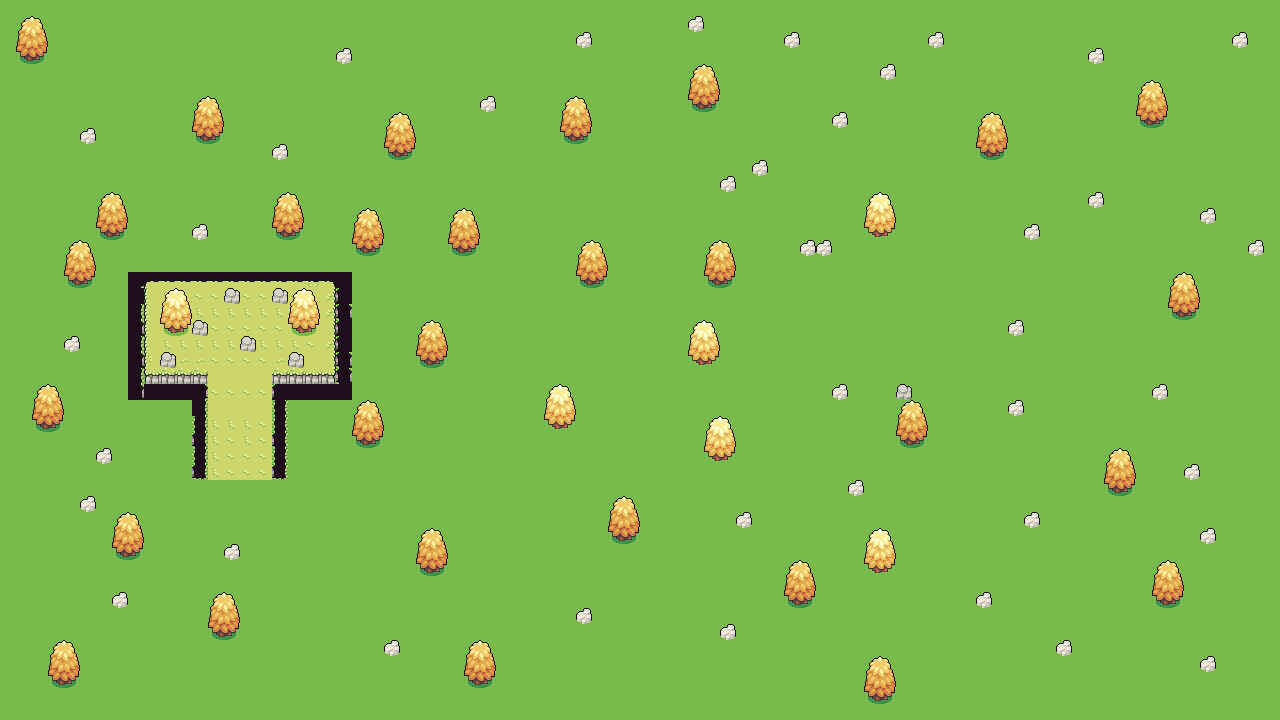

Rendered tile map (Tiled .tmx) drawn with the repository's tilesets; below, a short description and the map source with its tile grids summarised:
An orthogonal 80x45 tile map with 16x16 px tiles, 3 tile layers (Camada de Blocos 1, Camada de Blocos 2, Camada de Blocos 3) and 22 objects (11x platform, 11x arvore).

<map version="1.10" tiledversion="1.10.2" orientation="orthogonal" renderorder="right-down" width="80" height="45" tilewidth="16" tileheight="16" infinite="0" nextlayerid="5" nextobjectid="25">
 <tileset firstgid="1" name="Gramas" tilewidth="16" tileheight="16" tilecount="256" columns="16">
  <image source="tileset_grassland.png" width="256" height="256" />
 </tileset>
 <layer id="1" name="Camada de Blocos 1" width="80" height="45">
  <data>[3600 cells, 3600 non-empty, 5 distinct tile ids]</data>
 </layer>
 <layer id="2" name="Camada de Blocos 2" width="80" height="45">
  <data>[3600 cells, 84 non-empty, 16 distinct tile ids]</data>
 </layer>
 <layer id="3" name="Camada de Blocos 3" width="80" height="45">
  <data>[3600 cells, 557 non-empty, 40 distinct tile ids]</data>
 </layer>
 <objectgroup id="4" name="Camada de Objetos 1">
  <object id="1" name="platform" type="platform" x="129" y="270" width="224" height="10" />
  <object id="2" name="platform" type="platform" x="128" y="279" width="14" height="120" />
  <object id="4" name="platform" type="platform" x="335" y="278" width="16" height="122" />
  <object id="5" name="platform" type="platform" x="-2.66667" y="-12" width="1284" height="12" />
  <object id="6" name="platform" type="platform" x="1281.33" y="1.33333" width="34.6667" height="717.333" />
  <object id="7" name="platform" type="platform" x="-22.6667" y="0" width="18.6667" height="720" />
  <object id="8" name="platform" type="platform" x="-2.66667" y="721.333" width="1284" height="29.3333" />
  <object id="9" name="arvore" type="arvore" x="17.3333" y="14.6667" width="30.6667" height="49.3333" />
  <object id="10" name="arvore" type="arvore" x="191.333" y="96.6667" width="32" height="46.6667" />
  <object id="11" name="arvore" type="arvore" x="97.3333" y="191.333" width="29.3333" height="49.3333" />
  <object id="12" name="arvore" type="arvore" x="65.3333" y="240" width="30.6667" height="48" />
  <object id="14" name="arvore" type="arvore" x="31.3333" y="383.333" width="30.6667" height="48" />
  <object id="15" name="arvore" type="arvore" x="112.667" y="512" width="31.3333" height="48.6667" />
  <object id="16" name="arvore" type="arvore" x="48" y="638.667" width="30.6667" height="47.3333" />
  <object id="17" name="arvore" type="arvore" x="208" y="592" width="30.6667" height="46.6667" />
  <object id="18" name="arvore" type="arvore" x="273.333" y="191.333" width="30" height="48" />
  <object id="19" name="arvore" type="arvore" x="353.333" y="206.667" width="29.3333" height="48.6667" />
  <object id="20" name="arvore" type="arvore" x="382" y="111.333" width="34.6667" height="47.3333" />
  <object id="21" name="platform" type="platform" x="274" y="384.667" width="60.6667" height="13.3333" />
  <object id="22" name="platform" type="platform" x="272.667" y="395.333" width="13.3333" height="84" />
  <object id="23" name="platform" type="platform" x="144.667" y="384" width="61.3333" height="15.3333" />
  <object id="24" name="platform" type="platform" x="192.667" y="398.667" width="12" height="78.6667" />
 </objectgroup>
</map>
